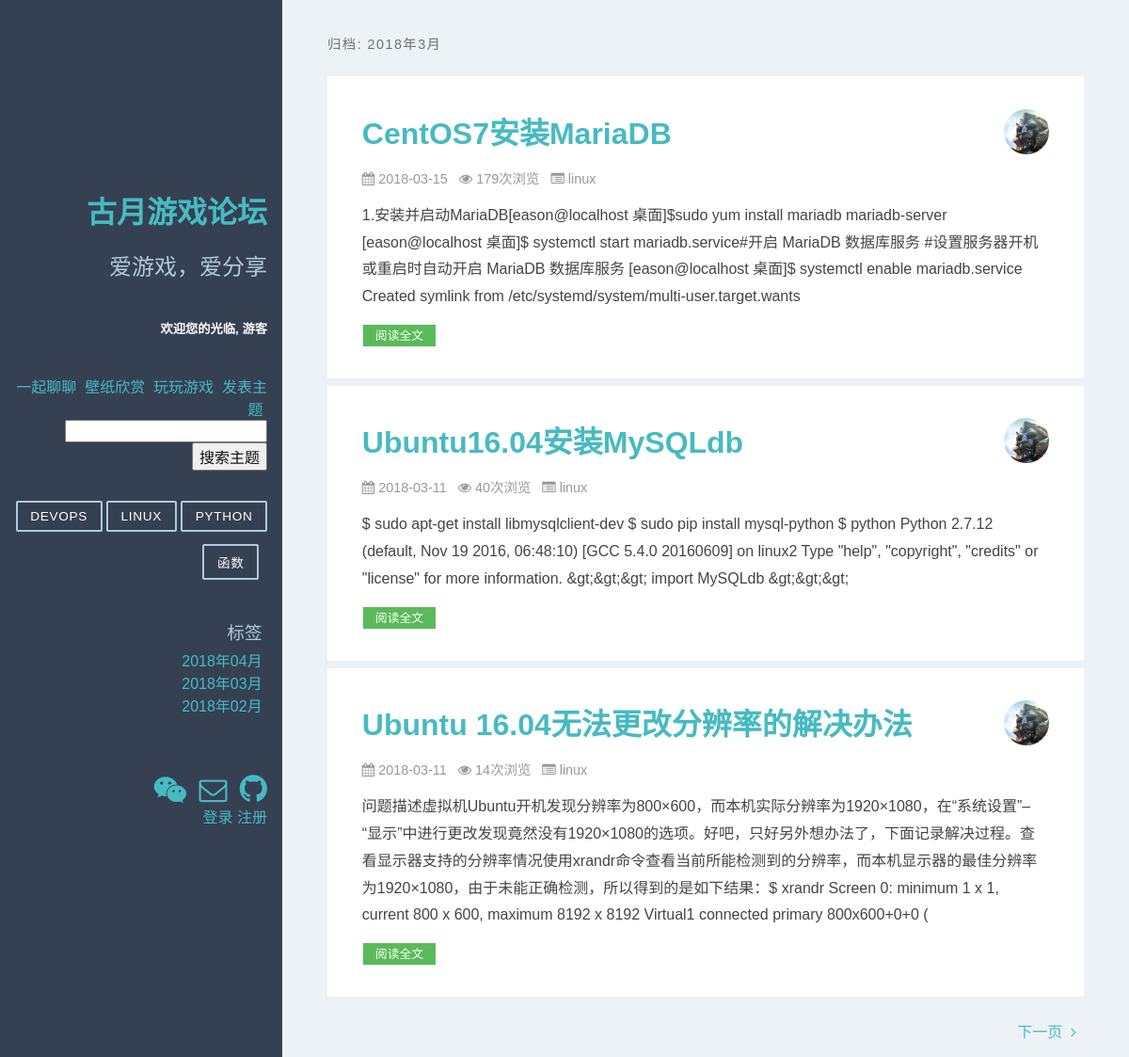
/archives/2018/3, run on the app's committed database.
### apps/blog/models.py (models this page shows, shortened)
class Category(models.Model):
    name = models.CharField(verbose_name='类别名称', max_length=64)
    created_time = models.DateTimeField(verbose_name='创建时间', default=now)
    last_mod_time = models.DateTimeField(verbose_name='修改时间', default=now)
    class Meta:
        ordering = ['name']
        verbose_name = "类别名称"
        verbose_name_plural = '分类列表'
        db_table = "category"  # 数据库表名
    def __str__(self):
        return self.name

class Article(models.Model):
    STATUS_CHOICES = (
        ('d', '草稿'),
        ('p', '发表'),
    )
    title = models.CharField(verbose_name='标题', max_length=100)
    content = models.TextField(verbose_name='正文', blank=True, null=True)
    status = models.CharField(verbose_name='状态', max_length=1, choices=STATUS_CHOICES, default='p')
    views = models.PositiveIntegerField(verbose_name='浏览量', default=0)
    created_time = models.DateTimeField(verbose_name='创建时间', default=now)
    pub_time = models.DateTimeField(verbose_name='发布时间', blank=False, null=False)
    last_mod_time = models.DateTimeField(verbose_name='修改时间', default=now)
    category = models.ForeignKey(Category, verbose_name='分类',
                                 on_delete=models.CASCADE, blank=False, null=False)
    tags = models.ManyToManyField(Tag, verbose_name='标签集合', blank=True)
    use = models.ForeignKey("user", on_delete=models.CASCADE)
    class Meta:
        ordering = ['-pub_time']  # 按文章创建日期降序
        verbose_name = '文章'  # 指定后台显示模型名称
        verbose_name_plural = '文章列表'  # 指定后台显示模型复数名称
        db_table = 'article'  # 数据库表名
        get_latest_by = 'created_time'

### apps/blog/views.py (the view)
# urls.py: path('archives/<str:year>/<str:month>', views.archives, name='archives'),
def archives(request, year, month):
        name = request.session.get("is_user")
        posts = Article.objects.filter(pub_time__year=year, status='p',
                                       pub_time__month=month,
                                       ).order_by("-pub_time")
        paginator = Paginator(posts, settings.PAGE_NUM)  # 每页显示数量
        try:
            page = request.GET.get('page')  # 获取URL中page参数的值
            post_list = paginator.page(page)
            print(page)
        except PageNotAnInteger:
            post_list = paginator.page(1)
        except EmptyPage:
            post_list = paginator.page(paginator.num_pages)
        return render(request, 'archive.html', {
            'post_list': post_list,
            'category_list': categories,
            'months': months,
            'year_month': year+'年'+month+'月',
            'name': name,
            }
        )

### templates/archive.html (shortened to what this page needs)
{% extends "base.html" %}
{% load static %}
{% block content %}
    <h1 class="content-subhead">归档:&nbsp;{{ year_month }}</h1>
    <div class="blog-post">
        {% for post in post_list %}
            <div class="post-container">
                <section class="post">
                    <header class="post-header">
                        <img width="48" height="48" alt="Tilo Mitra's avatar" class="post-avatar"
                             src='{% static "image/avatar.png" %}'>
                        <h2 class="post-title"><a href="{% url 'detail' id=post.id %}"
                                                  style="text-decoration: none">{{ post.title }}</a></h2>
                        <p class="post-meta">
                            <i class="fa fa-calendar" aria-hidden="true"></i>&nbsp;{{ post.pub_time |date:'Y-m-d' }}&nbsp;&nbsp;
                            <i class="fa fa-eye" aria-hidden="true"></i>&nbsp;{{ post.views }}次浏览&nbsp;&nbsp;
                            <i class="fa fa-list-alt"></i>&nbsp;{{ post.category }}&nbsp;&nbsp;
                            <i class="fa-id-card"></i>&nbsp;{{ post.use.user_name }}&nbsp;
                        </p>
                    </header>
                    <div class="post-description">
                        <p>
                            {{ post.content|striptags|truncatechars:300 }}
                        </p>
                    </div>
                    <div>
                        <a class="post-category post-category-design" href="{% url 'detail' id=post.id %}"
                           style="text-decoration: none">阅读全文</a>
                    </div>
                </section>
            </div>
        {% endfor %}
    </div>
    {% if post_list.object_list and post_list.paginator.num_pages > 1 %}
        <div>
            {% if post_list.has_next %}
                <a class="footer" href="?page={{ post_list.next_page_number }}"
                   style="text-decoration: none; float: right; padding-right: 1%">
                    下一页&nbsp;&nbsp;<i class="fa fa-angle-right"></i>
                </a>
            {% endif %}
        </div>
    {% endif %}
{% endblock %}

### templates/base.html (shortened to what this page needs)
{% load static %}
<html lang="zh">
<head>
    <link rel="stylesheet" type="text/css" href="{% static 'css/pure-min.css' %}"/>
    <link rel="stylesheet" type="text/css" href="{% static 'css/grids-responsive-min.css' %}"/>
    <link rel="stylesheet" type="text/css" href="{% static 'css/blog.css' %}"/>
    <link rel="stylesheet" type="text/css" href="{% static 'css/font-awesome.min.css'%}"/>
</head>
<body>
<div id="layout" class="pure-g">
    <div class="sidebar pure-u-1 pure-u-md-1-4">
        <div class="header" style="margin-top: 200px">
            <h1 class="brand-title"><a href="{% url 'home' %}" style="text-decoration: none;">古月游戏论坛</a></h1>
            <br>
            <h2 class="brand-tagline">爱游戏，爱分享</h2>
            <br>
            <h5>欢迎您的光临,
                {% if name != None %}
                    {{ name }} <a href="/user_Post">我的主题</a></h5>
                {% else %}
                     游客</h5>
                {% endif %}
            <br>
            <div style="display:inline;"><a>一起聊聊</a>&nbsp;</div>
            <div style="display:inline;"><a href="/imglook">壁纸欣赏</a>&nbsp;</div>
            <div style="display:inline;"><a href="/2048">玩玩游戏</a>&nbsp;</div>
            <div style="display:inline;"><a href="/publish">发表主题</a>&nbsp;</div>
            <br>
            <div><input type="text" id="search_title" style="color: #0f0f0f"><button style="color: #0f0f0f" id="btsearch">搜索主题</button></div>
            <br>
            <nav class="nav">
                <ul class="nav-list">
                    <li class="nav-item">
                        {% for category in category_list %}
                            <a class="pure-button" href="{% url 'category_menu' id=category.id %}"
                               style="text-decoration: none">{{ category }}</a>
                        {% endfor %}&nbsp;
                    </li>
                </ul>
                <br>
                <br>
                <h3 class="brand-tagline" style="margin: 2%">标签</h3>
                <ul class="nav-list" style="margin: 2%">
                    {% for m in months %}
                        <li>
                            <a href="{% url 'archives' year=m.year month=m.month %}"
                               style="text-decoration: none">{{ m | date:'Y年m月' }}</a>
                        </li>
                    {% empty %}
                        暂无标签！
                    {% endfor %}
                </ul>
                <br>
                <br>
                <br>
                <ul class="nav-list">
                <li>
                    <a href="#" style="text-decoration: none">
                        <i class="fa fa-weixin" style="font-size: 30px" aria-hidden="true" title="微信"></i>
                    </a>
                    <a href=mailto:934701945@qq.com style="text-decoration: none">
                        <i class="fa fa-envelope-o" style="font-size: 30px" aria-hidden="true" title="邮箱"></i>
                    </a>
                    <a href="https://github.com/hyn3118166" style="text-decoration: none" title="Github"
                       target="_blank">
                        <i class="fa fa-github" style="font-size: 34px" aria-hidden="true"></i>
                    </a>
                    <div style="align-content: right">
                    {% if name != None %}
                        <a href="/bye" name="Cancellation">退出登陆</a>
                    {% else %}
                        <a href="/login" name="longin">登录</a>
                        <a href="/register" name="longin">注册</a>
                    {% endif %}
                    </div>
                </li>
            </ul>
            </nav>
        </div>
    </div>
    <div class="content pure-u-1 pure-u-md-3-4">
        <div>
            {% block content %}
            {% endblock %}
        </div>
    </div>
</div>
</body>
</html>

### static/css/grids-responsive-min.css (style rules this page uses)
@media screen and (min-width:48em) { .pure-u-md-1,.pure-u-md-1-1,.pure-u-md-1-12,.pure-u-md-1-2,.pure-u-md-1-24,.pure-u-md-1-3,.pure-u-md-1-4,.pure-u-md-1-5,.pure-u-md-1-6,.pure-u-md-1-8,.pure-u-md-10-24,.pure-u-md-11-12,.pure-u-md-11-24,.pure-u-md-12-24,.pure-u-md-13-24,.pure-u-md-14-24,.pure-u-md-15-24,.pure-u-md-16-24,.pure-u-md-17-24,.pure-u-md-18-24,.pure-u-md-19-24,.pure-u-md-2-24,.pure-u-md-2-3,.pure-u-md-2-5,.pure-u-md-20-24,.pure-u-md-21-24,.pure-u-md-22-24,.pure-u-md-23-24,.pure-u-md-24-24,.pure-u-md-3-24,.pure-u-md-3-4,.pure-u-md-3-5,.pure-u-md-3-8,.pure-u-md-4-24,.pure-u-md-4-5,.pure-u-md-5-12,.pure-u-md-5-24,.pure-u-md-5-5,.pure-u-md-5-6,.pure-u-md-5-8,.pure-u-md-6-24,.pure-u-md-7-12,.pure-u-md-7-24,.pure-u-md-7-8,.pure-u-md-8-24,.pure-u-md-9-24 { display:inline-block;zoom:1;letter-spacing:normal;word-spacing:normal;vertical-align:top;text-rendering:auto } }
@media screen and (min-width:48em) { .pure-u-md-1-4,.pure-u-md-6-24 { width:25% } }
@media screen and (min-width:48em) { .pure-u-md-18-24,.pure-u-md-3-4 { width:75% } }

### data on the page
Category: name "DEVOPS"
Category: name "LINUX"
Category: name "PYTHON"
Category: name "函数"
Article: title "CentOS7安装MariaDB", pub_time "2018-03-15", views "179", category "linux", content "1.安装并启动MariaDB[eason@localhost 桌面]$sudo yum install mariadb mariadb-server [eason@localhost 桌面]$ systemctl start mariadb.service#开启 MariaDB 数据库服务 #设置服务器开机或重启时自动开启 MariaDB 数据库服务 [eason@localhost 桌面]$ systemctl enable mariadb.service Created symlink from /etc/systemd/system/multi-user.target.wants"
Article: title "Ubuntu16.04安装MySQLdb", pub_time "2018-03-11", views "40", category "linux", content "$ sudo apt-get install libmysqlclient-dev $ sudo pip install mysql-python $ python Python 2.7.12 (default, Nov 19 2016, 06:48:10) [GCC 5.4.0 20160609] on linux2 Type \"help\", \"copyright\", \"credits\" or \"license\" for more information. &gt;&gt;&gt; import MySQLdb &gt;&gt;&gt;"
Article: title "Ubuntu 16.04无法更改分辨率的解决办法", pub_time "2018-03-11", views "14", category "linux", content "问题描述虚拟机Ubuntu开机发现分辨率为800×600，而本机实际分辨率为1920×1080，在“系统设置”–“显示”中进行更改发现竟然没有1920×1080的选项。好吧，只好另外想办法了，下面记录解决过程。查看显示器支持的分辨率情况使用xrandr命令查看当前所能检测到的分辨率，而本机显示器的最佳分辨率为1920×1080，由于未能正确检测，所以得到的是如下结果：$ xrandr Screen 0: minimum 1 x 1, current 800 x 600, maximum 8192 x 8192 Virtual1 connected primary 800x600+0+0 ("

### other printed values
{{ m | date:'Y年m月' }} "2018年04月" "2018年03月" "2018年02月"
{{ year_month }} "2018年3月"
